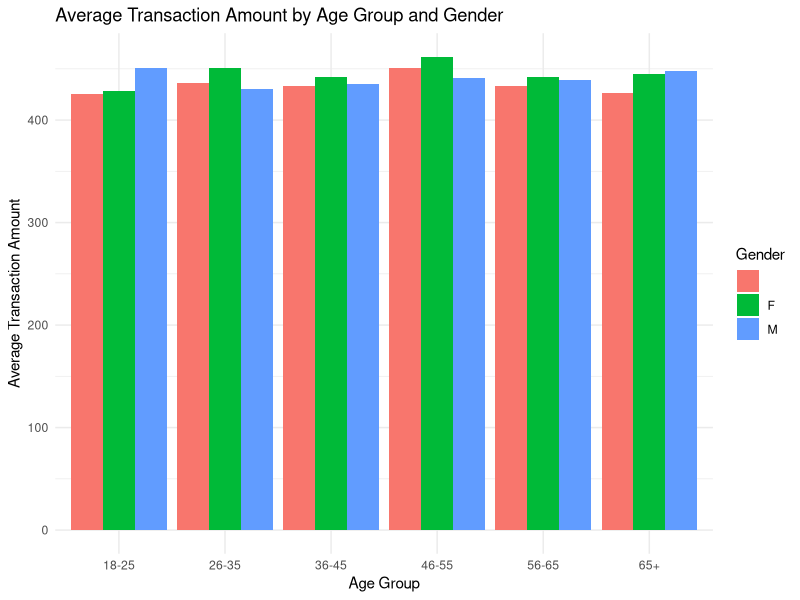

R code for this plot:
# Load necessary libraries
library(dplyr)
library(ggplot2)

setwd("/Users/suryareddy/Desktop/Data_Analyst_Projects/Customer_Segmentation/")
# Load the dataset
data <- read.csv("customer_data.csv")

# Check the structure of the dataset
str(data)

# Create age groups
data <- data %>%
  mutate(Age_Group = case_when(
    Age >= 18 & Age <= 25 ~ "18-25",
    Age >= 26 & Age <= 35 ~ "26-35",
    Age >= 36 & Age <= 45 ~ "36-45",
    Age >= 46 & Age <= 55 ~ "46-55",
    Age >= 56 & Age <= 65 ~ "56-65",
    Age > 65 ~ "65+",
    TRUE ~ "Unknown"
  ))

# Remove rows with missing gender values
data_clean <- data %>% filter(!is.na(Gender))

# Group by Gender and Age Group, and calculate average transaction amount
spending_habits <- data_clean %>%
  group_by(Gender, Age_Group) %>%
  summarise(Average_Transaction_Amount = mean(Transaction.Amount, na.rm = TRUE))

# Print the summary
print(spending_habits)

# Visualization: Bar plot of average transaction amount by gender and age group
ggplot(spending_habits, aes(x = Age_Group, y = Average_Transaction_Amount, fill = Gender)) +
  geom_bar(stat = "identity", position = "dodge") +
  labs(title = "Average Transaction Amount by Age Group and Gender",
       x = "Age Group",
       y = "Average Transaction Amount") +
  theme_minimal() +
  theme(legend.position = "right")
